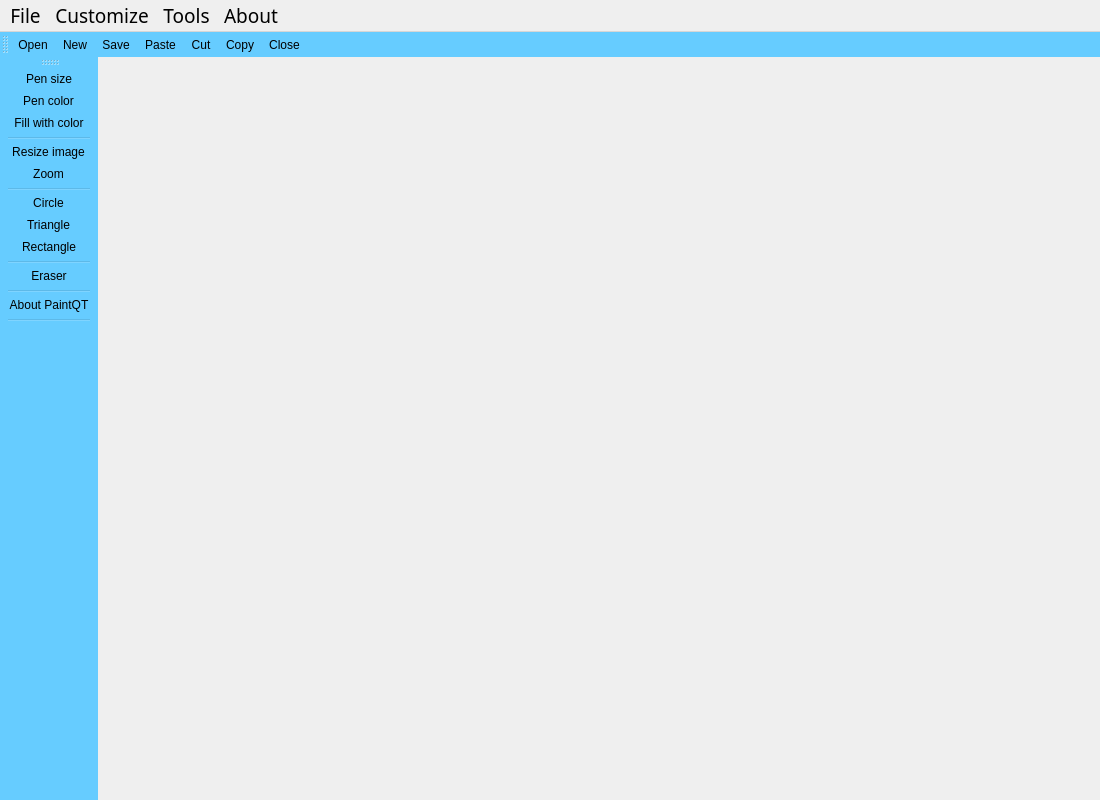
<?xml version="1.0" encoding="UTF-8"?>
<ui version="4.0">
 <class>MainWindow</class>
 <widget class="QMainWindow" name="MainWindow">
  <property name="geometry">
   <rect>
    <x>0</x>
    <y>0</y>
    <width>1100</width>
    <height>800</height>
   </rect>
  </property>
  <property name="sizePolicy">
   <sizepolicy hsizetype="Fixed" vsizetype="Fixed">
    <horstretch>0</horstretch>
    <verstretch>0</verstretch>
   </sizepolicy>
  </property>
  <property name="font">
   <font>
    <family>Chalkboard</family>
    <pointsize>14</pointsize>
    <weight>50</weight>
    <italic>false</italic>
    <bold>false</bold>
   </font>
  </property>
  <property name="cursor">
   <cursorShape>PointingHandCursor</cursorShape>
  </property>
  <property name="windowTitle">
   <string>SofiaXenofontova&amp;Paint</string>
  </property>
  <property name="autoFillBackground">
   <bool>false</bool>
  </property>
  <property name="styleSheet">
   <string notr="true">font: 14pt &quot;Chalkboard&quot;;
</string>
  </property>
  <widget class="QWidget" name="centralwidget">
   <property name="sizePolicy">
    <sizepolicy hsizetype="Fixed" vsizetype="Fixed">
     <horstretch>0</horstretch>
     <verstretch>0</verstretch>
    </sizepolicy>
   </property>
  </widget>
  <widget class="QMenuBar" name="menuBar">
   <property name="geometry">
    <rect>
     <x>0</x>
     <y>0</y>
     <width>1100</width>
     <height>23</height>
    </rect>
   </property>
   <property name="cursor">
    <cursorShape>PointingHandCursor</cursorShape>
   </property>
   <widget class="QMenu" name="menuedrt">
    <property name="cursor">
     <cursorShape>PointingHandCursor</cursorShape>
    </property>
    <property name="title">
     <string>File</string>
    </property>
    <addaction name="actionNew"/>
    <addaction name="separator"/>
    <addaction name="actionOpen"/>
    <addaction name="actionSave"/>
    <addaction name="separator"/>
    <addaction name="actionClose"/>
   </widget>
   <widget class="QMenu" name="menuOptions">
    <property name="cursor">
     <cursorShape>PointingHandCursor</cursorShape>
    </property>
    <property name="title">
     <string>Customize</string>
    </property>
    <addaction name="actionPen_color"/>
    <addaction name="actionFill_color"/>
    <addaction name="actionPen_size"/>
    <addaction name="separator"/>
    <addaction name="actionResize"/>
   </widget>
   <widget class="QMenu" name="menuAdd">
    <property name="cursor">
     <cursorShape>PointingHandCursor</cursorShape>
    </property>
    <property name="title">
     <string>Tools</string>
    </property>
    <widget class="QMenu" name="menuDraw">
     <property name="cursor">
      <cursorShape>PointingHandCursor</cursorShape>
     </property>
     <property name="title">
      <string>Draw...</string>
     </property>
     <addaction name="actionCircle"/>
     <addaction name="actionRectangle"/>
     <addaction name="actionTriangle"/>
    </widget>
    <addaction name="menuDraw"/>
    <addaction name="separator"/>
    <addaction name="actionFill_with_color"/>
    <addaction name="actionEraser"/>
    <addaction name="separator"/>
    <addaction name="actionZoom_2"/>
    <addaction name="separator"/>
    <addaction name="actionCut"/>
    <addaction name="actionPaste"/>
   </widget>
   <widget class="QMenu" name="menuAbout">
    <property name="cursor">
     <cursorShape>PointingHandCursor</cursorShape>
    </property>
    <property name="title">
     <string>About</string>
    </property>
    <addaction name="actionAbout_PaintQT"/>
   </widget>
   <addaction name="menuedrt"/>
   <addaction name="menuOptions"/>
   <addaction name="menuAdd"/>
   <addaction name="menuAbout"/>
  </widget>
  <widget class="QToolBar" name="toolBar">
   <property name="cursor">
    <cursorShape>PointingHandCursor</cursorShape>
   </property>
   <property name="tabletTracking">
    <bool>true</bool>
   </property>
   <property name="contextMenuPolicy">
    <enum>Qt::PreventContextMenu</enum>
   </property>
   <property name="windowTitle">
    <string>toolBar</string>
   </property>
   <property name="styleSheet">
    <string notr="true">background-color: rgb(102, 204, 255);
border-color: rgb(15, 128, 255);</string>
   </property>
   <property name="toolButtonStyle">
    <enum>Qt::ToolButtonIconOnly</enum>
   </property>
   <attribute name="toolBarArea">
    <enum>LeftToolBarArea</enum>
   </attribute>
   <attribute name="toolBarBreak">
    <bool>false</bool>
   </attribute>
   <addaction name="actionPen_size"/>
   <addaction name="actionPen_color"/>
   <addaction name="actionFill_with_color"/>
   <addaction name="separator"/>
   <addaction name="actionResize"/>
   <addaction name="actionZoom_2"/>
   <addaction name="separator"/>
   <addaction name="actionCircle"/>
   <addaction name="actionTriangle"/>
   <addaction name="actionRectangle"/>
   <addaction name="separator"/>
   <addaction name="actionEraser"/>
   <addaction name="separator"/>
   <addaction name="actionAbout_PaintQT"/>
   <addaction name="separator"/>
  </widget>
  <widget class="QToolBar" name="toolBar_2">
   <property name="windowTitle">
    <string>toolBar_2</string>
   </property>
   <property name="styleSheet">
    <string notr="true">background-color: rgb(102, 204, 255);
border-color: rgb(15, 128, 255);</string>
   </property>
   <attribute name="toolBarArea">
    <enum>TopToolBarArea</enum>
   </attribute>
   <attribute name="toolBarBreak">
    <bool>false</bool>
   </attribute>
   <addaction name="actionOpen"/>
   <addaction name="actionNew"/>
   <addaction name="actionSave"/>
   <addaction name="actionPaste"/>
   <addaction name="actionCut"/>
   <addaction name="actionCopy"/>
   <addaction name="actionClose"/>
  </widget>
  <action name="actionOpen">
   <property name="icon">
    <iconset resource="../paint-qt-master/resources.qrc">
     <normaloff>:/res/img/icons8-open_sign.png</normaloff>:/res/img/icons8-open_sign.png</iconset>
   </property>
   <property name="text">
    <string>Open</string>
   </property>
  </action>
  <action name="actionSave">
   <property name="icon">
    <iconset resource="../paint-qt-master/resources.qrc">
     <normaloff>:/res/img/icons8-save.png</normaloff>:/res/img/icons8-save.png</iconset>
   </property>
   <property name="text">
    <string>Save</string>
   </property>
  </action>
  <action name="actionNew">
   <property name="icon">
    <iconset resource="../paint-qt-master/resources.qrc">
     <normaloff>:/res/img/icons8-add_new.png</normaloff>:/res/img/icons8-add_new.png</iconset>
   </property>
   <property name="text">
    <string>New</string>
   </property>
  </action>
  <action name="actionPen_color">
   <property name="icon">
    <iconset resource="../paint-qt-master/resources.qrc">
     <normaloff>:/img/icons8-paint_palette.png</normaloff>:/img/icons8-paint_palette.png</iconset>
   </property>
   <property name="text">
    <string>Pen color</string>
   </property>
  </action>
  <action name="actionPen_size">
   <property name="icon">
    <iconset resource="../paint-qt-master/resources.qrc">
     <normaloff>:/img/icons8-sign_up.png</normaloff>:/img/icons8-sign_up.png</iconset>
   </property>
   <property name="text">
    <string>Pen size</string>
   </property>
  </action>
  <action name="actionClose">
   <property name="icon">
    <iconset resource="../paint-qt-master/resources.qrc">
     <normaloff>:/img/icons8-close_sign.png</normaloff>:/img/icons8-close_sign.png</iconset>
   </property>
   <property name="text">
    <string>Close</string>
   </property>
   <property name="menuRole">
    <enum>QAction::QuitRole</enum>
   </property>
  </action>
  <action name="actionFill_with_color">
   <property name="checkable">
    <bool>true</bool>
   </property>
   <property name="icon">
    <iconset resource="../paint-qt-master/resources.qrc">
     <normaloff>:/img/icons8-fill_color.png</normaloff>:/img/icons8-fill_color.png</iconset>
   </property>
   <property name="text">
    <string>Fill with color</string>
   </property>
  </action>
  <action name="actionEraser">
   <property name="checkable">
    <bool>true</bool>
   </property>
   <property name="icon">
    <iconset resource="../paint-qt-master/resources.qrc">
     <normaloff>:/img/icons8-eraser.png</normaloff>:/img/icons8-eraser.png</iconset>
   </property>
   <property name="text">
    <string>Eraser</string>
   </property>
  </action>
  <action name="actionZoom">
   <property name="icon">
    <iconset resource="../paint-qt-master/resources.qrc">
     <normaloff>:/img/icons8-zoom_to_extents.png</normaloff>:/img/icons8-zoom_to_extents.png</iconset>
   </property>
   <property name="text">
    <string>Zoom</string>
   </property>
  </action>
  <action name="actionHelp">
   <property name="icon">
    <iconset resource="../paint-qt-master/resources.qrc">
     <normaloff>:/img/icons8-help.png</normaloff>:/img/icons8-help.png</iconset>
   </property>
   <property name="text">
    <string>Help</string>
   </property>
  </action>
  <action name="actionResize">
   <property name="icon">
    <iconset resource="../paint-qt-master/resources.qrc">
     <normaloff>:/img/icons8-drag.png</normaloff>:/img/icons8-drag.png</iconset>
   </property>
   <property name="text">
    <string>Resize image</string>
   </property>
  </action>
  <action name="actionCopy">
   <property name="icon">
    <iconset resource="../paint-qt-master/resources.qrc">
     <normaloff>:/img/icons8-copy.png</normaloff>:/img/icons8-copy.png</iconset>
   </property>
   <property name="text">
    <string>Copy</string>
   </property>
  </action>
  <action name="actionCut">
   <property name="icon">
    <iconset resource="../paint-qt-master/resources.qrc">
     <normaloff>:/img/icons8-cut.png</normaloff>:/img/icons8-cut.png</iconset>
   </property>
   <property name="text">
    <string>Cut</string>
   </property>
  </action>
  <action name="actionAbout_PaintQT">
   <property name="icon">
    <iconset resource="../paint-qt-master/resources.qrc">
     <normaloff>:/img/icons8-info.png</normaloff>:/img/icons8-info.png</iconset>
   </property>
   <property name="text">
    <string>About PaintQT</string>
   </property>
   <property name="menuRole">
    <enum>QAction::AboutQtRole</enum>
   </property>
  </action>
  <action name="actionCircle">
   <property name="checkable">
    <bool>true</bool>
   </property>
   <property name="icon">
    <iconset resource="../paint-qt-master/resources.qrc">
     <normaloff>:/img/icons8-circle.png</normaloff>:/img/icons8-circle.png</iconset>
   </property>
   <property name="text">
    <string>Circle</string>
   </property>
  </action>
  <action name="actionRectangle">
   <property name="checkable">
    <bool>true</bool>
   </property>
   <property name="icon">
    <iconset resource="../paint-qt-master/resources.qrc">
     <normaloff>:/img/icons8-full_image.png</normaloff>:/img/icons8-full_image.png</iconset>
   </property>
   <property name="text">
    <string>Rectangle</string>
   </property>
  </action>
  <action name="actionTriangle">
   <property name="checkable">
    <bool>true</bool>
   </property>
   <property name="icon">
    <iconset resource="../paint-qt-master/resources.qrc">
     <normaloff>:/img/icons8-triangle.png</normaloff>:/img/icons8-triangle.png</iconset>
   </property>
   <property name="text">
    <string>Triangle</string>
   </property>
  </action>
  <action name="actionPaste">
   <property name="checkable">
    <bool>true</bool>
   </property>
   <property name="enabled">
    <bool>true</bool>
   </property>
   <property name="icon">
    <iconset resource="../paint-qt-master/resources.qrc">
     <normaloff>:/img/icons8-paste.png</normaloff>:/img/icons8-paste.png</iconset>
   </property>
   <property name="text">
    <string>Paste</string>
   </property>
  </action>
  <action name="actionFill_color">
   <property name="icon">
    <iconset resource="../paint-qt-master/resources.qrc">
     <normaloff>:/img/icons8-fill_color.png</normaloff>:/img/icons8-fill_color.png</iconset>
   </property>
   <property name="text">
    <string>Fill color</string>
   </property>
  </action>
  <action name="actionZoom_2">
   <property name="icon">
    <iconset resource="../paint-qt-master/resources.qrc">
     <normaloff>:/img/icons8-zoom_to_extents.png</normaloff>:/img/icons8-zoom_to_extents.png</iconset>
   </property>
   <property name="text">
    <string>Zoom</string>
   </property>
  </action>
 </widget>
 <resources>
  <include location="../paint-qt-master/resources.qrc"/>
 </resources>
 <connections/>
</ui>
